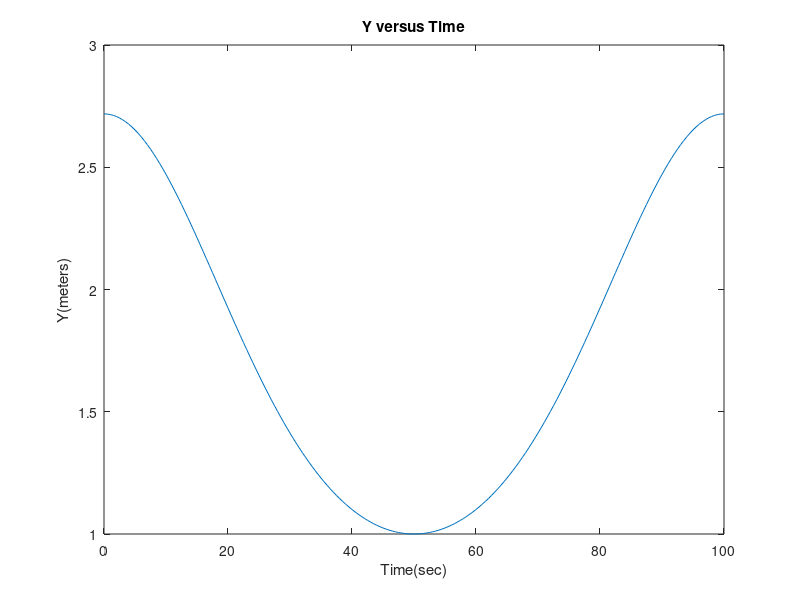

Write MATLAB code to recreate this figure.
%ENGR 151 LAB 7 part 1

clc
clear

disp('ENGR 151 LAB 7 part 1')
disp('Emilio Lopez')
disp('')

t=NaN(1,201);
y=NaN(1,201);

for i=1:201
    
  t(i)=(-0.5)+i*0.5;
  y(i)=exp((sin(pi/100*(t(i)-50)))^2);
end

figure(1)
plot(t,y)
title('Y versus Time')
xlabel('Time(sec)')
ylabel('Y(meters)')

pause
close figure(1)